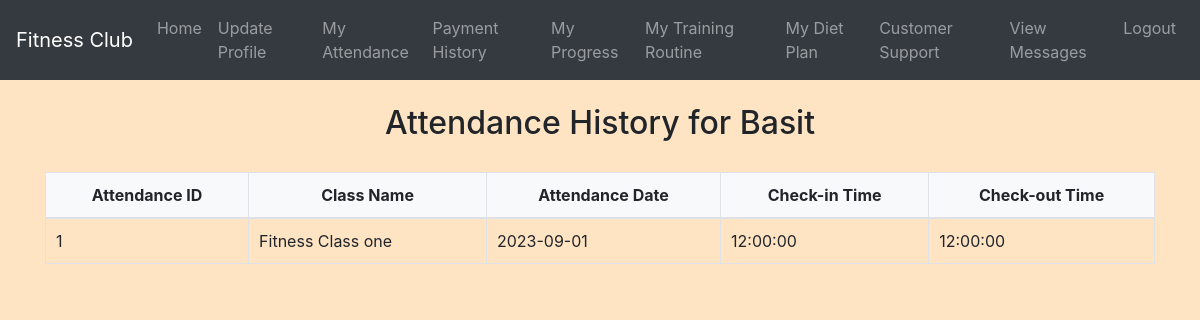
Page /view_attendance.php (signed in) on the committed database.
### tables this page shows
CREATE TABLE `attendance` (
  `AttendanceID` int(11) NOT NULL,
  `MemberID` int(11) NOT NULL,
  `ClassID` int(11) NOT NULL,
  `Attendance_Date` date NOT NULL,
  `Check_in_Time` time NOT NULL,
  `Check_out_Time` time NOT NULL
);

CREATE TABLE `classes` (
  `ClassID` int(11) NOT NULL,
  `Level_id` int(11) NOT NULL,
  `Class_Name` varchar(100) NOT NULL,
  `Instructor_Name` varchar(100) NOT NULL,
  `Schedule` datetime NOT NULL,
  `Maximum_Capacity` int(11) NOT NULL,
  `Description` text DEFAULT NULL
);

### view_attendance.php (the view, shortened to what this page needs)
<?php
include('config.php');
$memberID = $_SESSION["member_id"];
$memberName = $_SESSION["member_name"];
$sql = "SELECT a.AttendanceID, c.Class_Name, a.Attendance_Date, a.Check_in_Time, a.Check_out_Time
        FROM Attendance AS a
        INNER JOIN Classes AS c ON a.ClassID = c.ClassID
        WHERE a.MemberID = $memberID
        ORDER BY a.Attendance_Date DESC";
$result = $conn->query($sql);
?>
<!DOCTYPE html>
<html lang="en">
<head>
    <link rel="stylesheet" href="https://maxcdn.bootstrapcdn.com/bootstrap/4.5.2/css/bootstrap.min.css">
    <link rel="stylesheet" href="./css/style.css">
</head>
<body>
<?php include('navbar.php'); ?>
<div class="container">
    <h2 class="mt-4">Attendance History for <?php echo $memberName; ?></h2>
    <table class="table table-bordered">
        <thead>
            <tr>
                <th>Attendance ID</th>
                <th>Class Name</th>
                <th>Attendance Date</th>
                <th>Check-in Time</th>
                <th>Check-out Time</th>
            </tr>
        </thead>
        <tbody>
            <?php
            while ($row = $result->fetch_assoc()) {
                echo "<tr>";
                echo "<td>" . $row['AttendanceID'] . "</td>";
                echo "<td>" . $row['Class_Name'] . "</td>";
                echo "<td>" . $row['Attendance_Date'] . "</td>";
                echo "<td>" . $row['Check_in_Time'] . "</td>";
                echo "<td>" . $row['Check_out_Time'] . "</td>";
                echo "</tr>";
            }
            ?>
        </tbody>
    </table>
</div>
</body>
</html>

### css/style.css (style rules this page uses)
body { background-color: bisque; }
h1, h2, h3, h4 { text-align: center; margin-top: 30px; margin-bottom: 30px; }
.table { width: 100%; border-collapse: collapse; margin-top: 20px; }
.table th, .table td { padding: 10px; border: 1px solid #dee2e6; }
.table thead th { background-color: #f8f9fa; font-weight: bold; text-align: center; }
.table tbody td { vertical-align: middle; }

### rows in the picture
attendance: AttendanceID "1", ClassID.Class_Name "Fitness Class one", Attendance_Date "2023-09-01", Check_in_Time "12:00:00", Check_out_Time "12:00:00"

### other values in the picture
$memberName "Basit"
